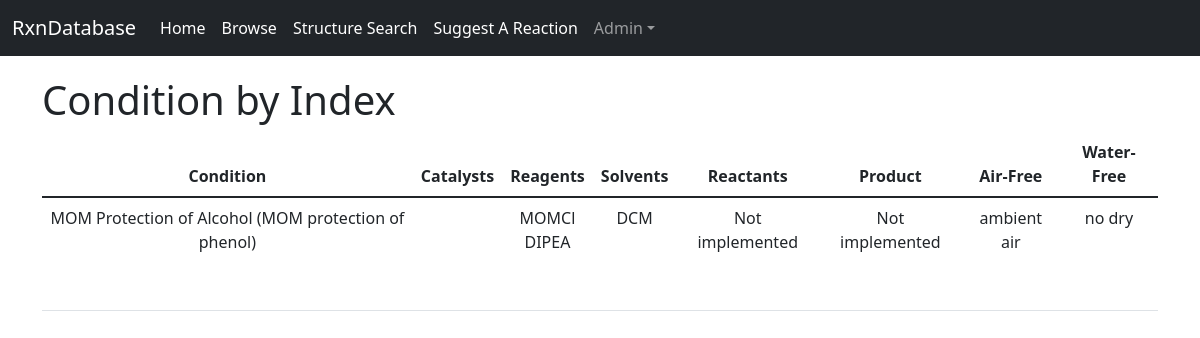
The page /condition/2/ on the database its author committed.
### rxndatapp/models.py (models this page shows, shortened)
class Condition(models.Model):
    AIR_AMBIENT = 0
    AIR_PURGE = 1
    AIR_BACKFILL = 2
    air_free_choices = [
        (AIR_AMBIENT, 'ambient air'),
        (AIR_PURGE, 'argon purge'),
        (AIR_BACKFILL, 'nitrogen/argon backfill'),
    ]
    WATER_AMBIENT = 0
    WATER_OVENDRY = 1
    water_free_choices = [
        (WATER_AMBIENT, 'no dry'),
        (WATER_OVENDRY, 'oven-dried'),
    ]
    transformation = models.ForeignKey(
        Transformation,
        on_delete=models.CASCADE
    )
    reactant_smarts1 = models.CharField(max_length=50)
    reactant_smarts2 = models.CharField(max_length=50, blank=True)
    reactant_smarts3 = models.CharField(max_length=50, blank=True)
    reactant_smarts4 = models.CharField(max_length=50, blank=True)
    reactant_smarts5 = models.CharField(max_length=50, blank=True)
    catalyst1 = models.ForeignKey(
        Chemical,
        on_delete=models.CASCADE,
        blank=True,
        null=True,
        related_name='cat1',
    )
    catalyst2 = models.ForeignKey(
        Chemical,
        on_delete=models.CASCADE,
        blank=True,
        null=True,
        related_name='cat2',
    )
    catalyst3 = models.ForeignKey(
        Chemical,
        on_delete=models.CASCADE,
        blank=True,
        null=True,
        related_name='cat3',
    )
    reagent1 = models.ForeignKey(
        Chemical,
        on_delete=models.CASCADE,
        blank=True,
        null=True,
        related_name='rgt1',
    )
    reagent2 = models.ForeignKey(
        Chemical,
        on_delete=models.CASCADE,
        blank=True,
        null=True,
        related_name='rgt2',
    )
    reagent3 = models.ForeignKey(
        Chemical,
        on_delete=models.CASCADE,
        blank=True,
        null=True,
        related_name='rgt3',
    )
    reagent4 = models.ForeignKey(
        Chemical,
        on_delete=models.CASCADE,
        blank=True,
        null=True,
        related_name='rgt4',
    )
    reagent5 = models.ForeignKey(
        Chemical,
        on_delete=models.CASCADE,
        blank=True,
        null=True,
        related_name='rgt5',
    )
    solvent1 = models.ForeignKey(
        Chemical,
        on_delete=models.CASCADE,
        blank=True,
        null=True,
        related_name='svt1',
    )
    solvent2 = models.ForeignKey(
        Chemical,
        on_delete=models.CASCADE,
        blank=True,
        null=True,
        related_name='svt2',
    )
    solvent3 = models.ForeignKey(
        Chemical,
        on_delete=models.CASCADE,
        blank=True,
        null=True,
        related_name='svt3',
    )
    product_smarts = models.CharField(max_length=50)
    air_free = models.IntegerField(choices=air_free_choices, default=0)
    water_free = models.IntegerField(choices=water_free_choices, default=0)
    comment = models.CharField(max_length=300, blank=True)
    reactant_smiles = models.CharField(max_length=300, blank=True)
    product_smiles = models.CharField(max_length=300, blank=True)
    def __str__(self):
        return f'{self.transformation.name} ({self.comment})'

class Transformation(models.Model):
    name = models.CharField(max_length=100)
    alias = models.CharField(max_length=300, blank=True)
    reactant_smarts1 = models.CharField(max_length=50)
    reactant_smarts2 = models.CharField(max_length=50, blank=True)
    reactant_smarts3 = models.CharField(max_length=50, blank=True)
    reactant_smarts4 = models.CharField(max_length=50, blank=True)
    reactant_smarts5 = models.CharField(max_length=50, blank=True)
    product_smarts = models.CharField(max_length=50)
    reactant_smiles = models.CharField(max_length=300, blank=True)
    product_smiles = models.CharField(max_length=300, blank=True)

class Chemical(models.Model):
    common_name = models.CharField(max_length=300, blank=True)
    iupac_name = models.CharField(max_length=300)
    smiles = models.CharField(max_length=300)
    cas_number = models.CharField(max_length=20)
    def __str__(self):
        if self.common_name != '':
            return self.common_name
        else:
            return self.iupac_name

### rxndatapp/views.py (the view)
# urls.py: path('condition/<int:pk>/', views.condition_by_index, name='condition_by_index'),
def condition_by_index(request, pk):
    condition = Condition.objects.filter(id = pk)
    context = {
        'cd': condition[0],
    }
    return render(request, 'rxndatapp/condition_by_index.html', context)

### templates/rxndatapp/condition_by_index.html
{% extends "base.html" %}
{% block content %}
  <h1> Condition by Index </h1>
  <table class="table">
  <thead>
    <tr>
      <th scope="col">Condition</th>
      <th scope="col">Catalysts</th>
      <th scope="col">Reagents</th>
      <th scope="col">Solvents</th>
      <th scope="col">Reactants</th>
      <th scope="col">Product</th>
      <th scope="col">Air-Free</th>
      <th scope="col">Water-Free</th>
    </tr>
  </thead>
  <tbody>
    <tr>
        <td>{{ cd }}</td>
        <td>{{ cd.catalyst1 |default_if_none:""}}<br>{{ cd.catalyst2 |default_if_none:""}}<br>{{ cd.catalyst3 |default_if_none:""}}</td>
        <td>{{ cd.reagent1 |default_if_none:""}}<br>{{ cd.reagent2 |default_if_none:""}}<br>{{ cd.reagent3 |default_if_none:""}}<br>
            {{ cd.reagent4 |default_if_none:""}}<br>{{ cd.reagent5 |default_if_none:""}}</td>
        <td>{{ cd.solvent1 |default_if_none:"" }}<br>{{ cd.solvent2 |default_if_none:"" }}<br>{{ cd.solvent3 |default_if_none:"" }}</td>
        <td>Not implemented</td>
        <td>Not implemented</td>
        <td>{% if cd.air_free == 0 %}
                ambient air
            {% elif cd.air_free == 1 %}
                gas purge
            {% else %}
                nitrogen/argon backfill
            {% endif %}
        </td>
        <td>{% if cd.water_free == 0 %}
                no dry
            {% else %}
                oven-dry glassware
            {% endif %}</td>
    </tr>
  </tbody>
  </table>
{% endblock %}

### templates/base.html (style rules this page uses)
td { text-align: center; }
th { text-align: center; }

### rows shown on the page
Condition: transformation+comment "MOM Protection of Alcohol (MOM protection of phenol)", reagent1 "MOMCl", reagent2 "DIPEA", solvent1 "DCM"
